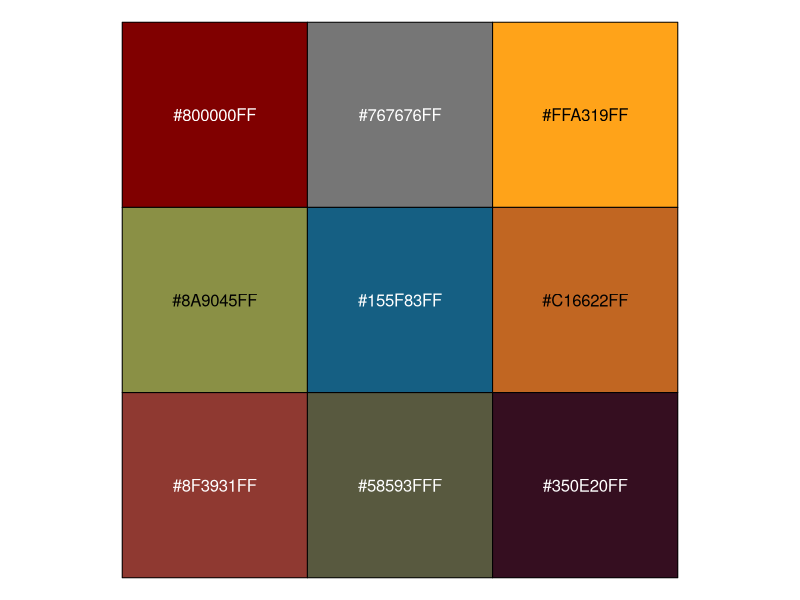

The R source for this figure: (Note: this script raises an error after producing the figure.)
## ---- chunk 1
suppressPackageStartupMessages({
  library(readxl)
  library(scales)
  library(ggsci)
  library(ggplot2)
  library(MASS)
  library(emmeans)
  library(cowplot)
  library(rstatix)
})
## ---- chunk 2
show_col(pal_uchicago("default")(9))
col_vec <- c(pal_uchicago("default")(9)[1],pal_uchicago("default")(9)[3],pal_uchicago("default")(9)[5],pal_uchicago("default")(9)[2])
## ---- chunk 3
res <- read_excel("./230719_Lactate_Experiment.xlsx")

#take out background
res <- res[-1,]

res$Day <- sapply(strsplit(res$Condtion,"_"),"[",1)
res$Diff <- sapply(strsplit(res$Condtion,"_"),"[",2)
res$Cond <- sapply(strsplit(res$Condtion,"_"),"[",3)
res$repl <- sapply(strsplit(res$Condtion,"_"),"[",4)
colnames(res)[which(colnames(res)=="Mean-Glo")] <- "Val"

res$Cond <- paste0("pLNA-",res$Cond)
res$Cond <- factor(res$Cond, levels = c("pLNA-Ctrl","pLNA-1229"))

res$Day <- gsub("D","Day ",res$Day)
## ---- chunk 4
res <- res[res$Diff != "Glo",]
## ---- chunk 5
res$Diff <- tolower(res$Diff)
res$Diff <- factor(res$Diff,levels = c("m1","m2","m3","m4"))
## ---- chunk 6
res1 <- res[res$Day == "Day 27",]
res2 <- res[res$Day == "Day 36",]
## ---- chunk 7
res1b <- aggregate(res1$Val, res1[,c("Day","Diff","Cond")],mean)
colnames(res1b)[which(colnames(res1b)=="x")] <- "Val"
## ---- chunk 8
res1b <- res1b[order(res1b$Diff),]
res2 <- res2[order(res2$Diff),]
## ---- chunk 9
#Day27
Day27_Ctrl <- res1b[res1b$Cond == "pLNA-Ctrl","Val"]
Day27_1229 <- res1b[res1b$Cond == "pLNA-1229","Val"]

t.test(Day27_Ctrl,Day27_1229, paired = TRUE, alternative = "two.sided")

mod1 <- lm(Val ~ Cond + Diff,res1b)
s1 <- emmeans(mod1, trt.vs.ctrl ~ Cond , ref="pLNA-Ctrl")

s1_df <- as.data.frame(s1$contrasts)
s1_df$group1 <- "pLNA-Ctrl"
s1_df$group2 <- s1_df$contrast
s1_df$group2 <- gsub("\\) - \\(pLNA-Ctrl\\)","",s1_df$group2)
s1_df$group2 <- gsub("\\(", "",s1_df$group2)
s1_df <- add_significance(s1_df,p.col = "p.value")
s1_df$Day <- "Day 27"
## ---- chunk 10
#Day36
Day36_Ctrl <- res2[res2$Cond == "pLNA-Ctrl","Val", drop = TRUE]
Day36_1229 <- res2[res2$Cond == "pLNA-1229","Val", drop = TRUE]

t.test(Day36_Ctrl,Day36_1229, paired = TRUE, alternative = "two.sided")

mod2 <- lm(Val ~ Cond + Diff,res2)
s2 <- emmeans(mod2, trt.vs.ctrl ~ Cond , ref="pLNA-Ctrl")

s2_df <- as.data.frame(s2$contrasts)
s2_df$group1 <- "pLNA-Ctrl"
s2_df$group2 <- s2_df$contrast
s2_df$group2 <- gsub("\\) - \\(pLNA-Ctrl\\)","",s2_df$group2)
s2_df$group2 <- gsub("\\(", "",s2_df$group2)
s2_df <- add_significance(s2_df,p.col = "p.value")
s2_df$Day <- "Day 36"
## ---- chunk 11
st_df <- rbind(s1_df,s2_df)
## ---- chunk 12
res_plot <- rbind(res1b,res2[,c("Day","Diff","Cond","Val")])

y_pos <- c()
for(i in st_df$Day) {
  ll <- max(res_plot[res_plot$Day == i,"Val"])
  y_pos <- c(y_pos,ll)
}

st_df$y_pos <- y_pos*1.075
## ---- chunk 13
p1 <- ggplot(res_plot, aes(x = Cond, y = Val)) +
  geom_bar(stat = "summary", fun = "mean", color = "gray7",
           fill = "white", linewidth = 1, show.legend = FALSE) +
  geom_point(aes(colour = Diff), 
             size = 2, show.legend = TRUE) +
  ylab("Lactate Luminescence") +
  theme_classic()+
  scale_color_manual(values = col_vec) +
  ggsignif::geom_signif(
    data = st_df,
    aes(xmin = group1, xmax = group2, annotations = p.value.signif, y_position = y_pos),
    textsize = 4, vjust = -0.1, size = 0.75, manual = TRUE
  ) +
  facet_wrap(~Day) +
  scale_y_continuous(labels = scales::label_scientific()) + 
  coord_cartesian(ylim = c(NA,9500000)) +
  theme(strip.text.x = element_text(size = rel(1.1)),
        strip.placement = "inside",
        text = element_text(size = 16), 
        axis.title.x=element_blank(),
        axis.text.x = element_text(size = rel(1))) +
  guides(color = guide_legend(title = "Diff.")) +
  scale_x_discrete(labels=c("pLNA-\nCtrl","pLNA-\n1229"))

ggsave2("./Lactate.pdf",p1, width = 6,height = 5, bg = "white")
## ---- chunk 14
#Source data Fig. 5h)
write.csv(res_plot,"../../12_SourceData/Fig5/Fig_5h.csv")
